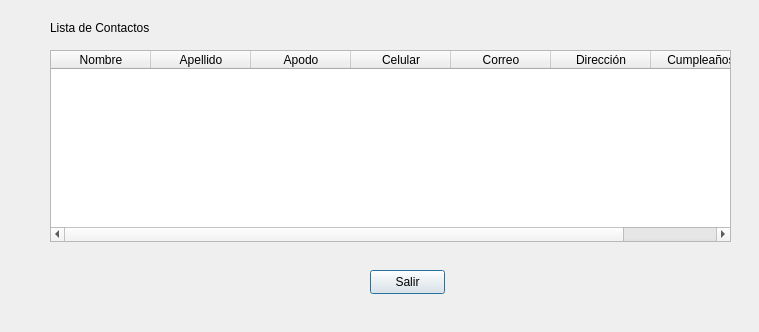
<?xml version="1.0" encoding="UTF-8"?>
<ui version="4.0">
 <class>mostrar_contactos</class>
 <widget class="QDialog" name="mostrar_contactos">
  <property name="geometry">
   <rect>
    <x>0</x>
    <y>0</y>
    <width>759</width>
    <height>332</height>
   </rect>
  </property>
  <property name="windowTitle">
   <string>Dialog</string>
  </property>
  <widget class="QPushButton" name="pushButton">
   <property name="geometry">
    <rect>
     <x>370</x>
     <y>270</y>
     <width>75</width>
     <height>24</height>
    </rect>
   </property>
   <property name="text">
    <string>Salir</string>
   </property>
  </widget>
  <widget class="QTableWidget" name="tablaContactos">
   <property name="geometry">
    <rect>
     <x>50</x>
     <y>50</y>
     <width>681</width>
     <height>192</height>
    </rect>
   </property>
   <column>
    <property name="text">
     <string>Nombre</string>
    </property>
   </column>
   <column>
    <property name="text">
     <string>Apellido</string>
    </property>
   </column>
   <column>
    <property name="text">
     <string>Apodo</string>
    </property>
   </column>
   <column>
    <property name="text">
     <string>Celular</string>
    </property>
   </column>
   <column>
    <property name="text">
     <string>Correo</string>
    </property>
   </column>
   <column>
    <property name="text">
     <string>Dirección</string>
    </property>
   </column>
   <column>
    <property name="text">
     <string>Cumpleaños</string>
    </property>
   </column>
  </widget>
  <widget class="QLabel" name="label">
   <property name="geometry">
    <rect>
     <x>50</x>
     <y>20</y>
     <width>101</width>
     <height>16</height>
    </rect>
   </property>
   <property name="text">
    <string>Lista de Contactos</string>
   </property>
  </widget>
 </widget>
 <resources/>
 <connections/>
</ui>
